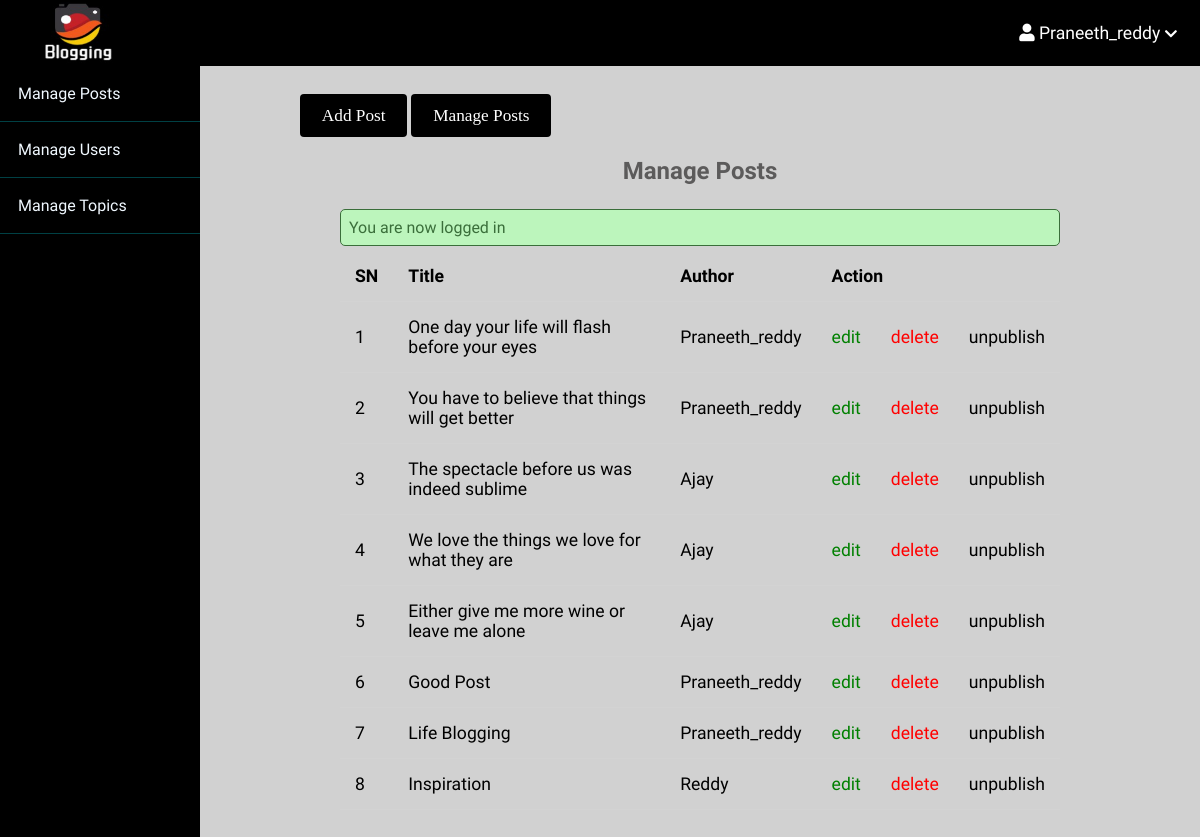
The page /admin/posts/index.php (signed in) on the database its author committed.
### tables this page shows
CREATE TABLE `posts` (
  `id` int(11) NOT NULL,
  `user_id` int(11) NOT NULL,
  `topic_id` int(11) DEFAULT NULL,
  `title` varchar(255) NOT NULL,
  `image` varchar(255) NOT NULL,
  `body` text NOT NULL,
  `published` tinyint(4) NOT NULL,
  `created_at` datetime NOT NULL DEFAULT current_timestamp()
);

CREATE TABLE `users` (
  `id` int(11) NOT NULL,
  `admin` tinyint(4) NOT NULL,
  `username` varchar(255) NOT NULL,
  `email` varchar(255) NOT NULL,
  `password` varchar(255) NOT NULL,
  `created_at` timestamp NOT NULL DEFAULT current_timestamp()
);

### app/database/db.php (called while the page is built, shortened)
<?php
require('connect.php');
function executeQuery($sql, $data)
{
    global $conn;
    $stmt = $conn->prepare($sql);
    $values = array_values($data);
    $types = str_repeat('s', count($values));
    $stmt->bind_param($types, ...$values);
    $stmt->execute();
    return $stmt;
}
function selectAll($table, $conditions = [])
{
    global $conn;
    $sql = "SELECT * FROM $table";
    if (empty($conditions)) {
        $stmt = $conn->prepare($sql);
        $stmt->execute();
        $records = $stmt->get_result()->fetch_all(MYSQLI_ASSOC);
        return $records;
    }
}
function UserName($name)
{
    $sql = "SELECT username from users WHERE id=? LIMIT 1";
    $stmt = executeQuery($sql, ['id' => $name]);
    $records = $stmt->get_result()->fetch_all(MYSQLI_ASSOC);
    return $records;
}

### app/controllers/posts.php (called while the page is built, shortened)
<?php
include(ROOT_PATH . "/app/database/db.php");
$table = 'posts';
$posts = selectAll($table);

### admin/posts/index.php (the view, shortened to what this page needs)
<?php include(ROOT_PATH . "/app/controllers/posts.php");
?>
<!DOCTYPE html>
<html lang="en">
    <head>
        <link rel="stylesheet"
            href="https://use.fontawesome.com/releases/v5.7.2/css/all.css"
>
        <link rel="stylesheet" href="../../assets/css/style.css">
        <link rel="stylesheet" href="../../assets/css/admin.css">
    </head>
    <body>
    <?php include(ROOT_PATH . "/app/includes/adminHeader.php"); ?>
        <div class="admin-wrapper">
        <?php include(ROOT_PATH . "/app/includes/adminSidebar.php"); ?>
            <div class="admin-content">
                <div class="button-group">
                    <a href="create.php" class="btn btn-big">Add Post</a>
                    <a href="index.php" class="btn btn-big">Manage Posts</a>
                </div>
                <div class="content">
                    <h2 class="page-title">Manage Posts</h2>
                    <?php include(ROOT_PATH . "/app/includes/messages.php"); ?>
                    <table>
                        <thead>
                            <th>SN</th>
                            <th>Title</th>
                            <th>Author</th>
                            <th colspan="3">Action</th>
                        </thead>
                        <tbody>
                            <?php foreach ($posts as $key => $post): ?>
                                <tr>
                                    <td><?php echo $key + 1; ?></td>
                                    <td><?php echo $post['title']; ?></td>
                                    <td><?php
                                     $res = UserName($post['user_id']);
                                     echo $res[0]['username'];
                                     ?></td>
                                    <td><a href="edit.php?id=<?php echo $post['id']; ?>" class="edit">edit</a></td>
                                    <td><a href="edit.php?delete_id=<?php echo $post['id']; ?>" class="delete">delete</a></td>
                                    <?php if ($post['published']): ?>
                                        <td><a href="edit.php?published=0&p_id=<?php echo $post['id'] ?>" class="unpublish">unpublish</a></td>
                                    <?php else: ?>
                                        <td><a href="edit.php?published=1&p_id=<?php echo $post['id'] ?>" class="publish">publish</a></td>
                                    <?php endif; ?>
                                </tr>
                            <?php endforeach; ?>
                        </tbody>
                    </table>
                </div>
            </div>
        </div>
    </body>
</html>

### assets/css/style.css (style rules this page uses)
* { box-sizing: border-box }
html, body { height: 100%; padding: 0px; margin: 0px; background-color: rgb(209 209 209); font-family: 'Acme'; }
h1, h2, h3, h4, h5, h6 { font-family: 'Trade winds'; color: #5c5b5b; margin: 5px; }
a { text-decoration: none; color: inherit; }
.btn { padding: 0.5rem 1rem; background: #000000; color: white; border: 1px solid transparent; border-radius: 0.25rem; font-size: 1.08em; font-family: 'Lora', serif; }
.btn-big { padding: 0.7rem 1.3rem; line-height: 1.3rem; }
.content { width: 90%; margin: 30px auto 30px; }

### assets/css/admin.css (style rules this page uses)
.admin-wrapper { display: flex; height: calc(100% - 66px); }
.admin-wrapper .admin-content { flex: 8; height: 100%; padding: 40px 100px 100px; overflow-y: scroll; }
.admin-content .page-title { text-align: center; margin-bottom: 1.5rem; }
table { width: 100%; border-collapse: collapse; font-size: 1.1rem; }
th, td { padding: 15px; text-align: left; border-bottom: 1px solid #d3d3d3; }
.edit { color: green; }
.delete { color: red; }

### rows shown on the page
posts: title "One day your life will flash before your eyes", user.username "Praneeth_reddy"
posts: title "You have to believe that things will get better", user.username "Praneeth_reddy"
posts: title "The spectacle before us was indeed sublime", user.username "Ajay"
posts: title "We love the things we love for what they are", user.username "Ajay"
posts: title "Either give me more wine or leave me alone", user.username "Ajay"
posts: title "Good Post", user.username "Praneeth_reddy"
posts: title "Life Blogging", user.username "Praneeth_reddy"
posts: title "Inspiration", user.username "Reddy"

### other values the page prints
$_SESSION['username'] "Praneeth_reddy"
$_SESSION['message'] "You are now logged in"
